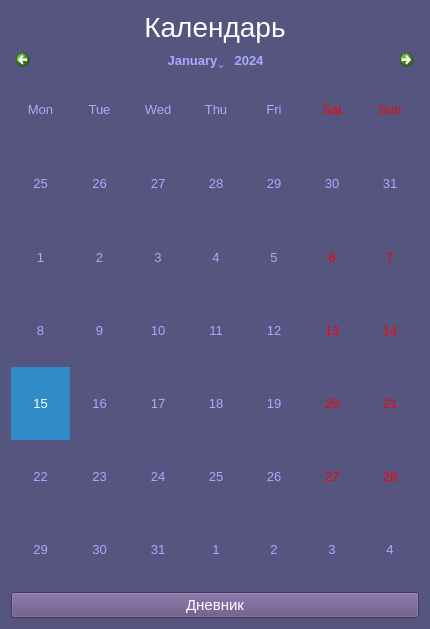
<?xml version="1.0" encoding="UTF-8"?>
<ui version="4.0">
 <class>Form</class>
 <widget class="QWidget" name="Form">
  <property name="geometry">
   <rect>
    <x>0</x>
    <y>0</y>
    <width>430</width>
    <height>629</height>
   </rect>
  </property>
  <property name="windowTitle">
   <string>Form</string>
  </property>
  <property name="styleSheet">
   <string notr="true">background-color: rgb(85, 85, 127);
</string>
  </property>
  <layout class="QHBoxLayout" name="horizontalLayout">
   <item>
    <layout class="QVBoxLayout" name="verticalLayout">
     <item>
      <widget class="QLabel" name="calendar_label">
       <property name="font">
        <font>
         <family>MS Shell Dlg 2</family>
         <pointsize>21</pointsize>
        </font>
       </property>
       <property name="styleSheet">
        <string notr="true">color: rgb(255, 255, 255);</string>
       </property>
       <property name="text">
        <string>Календарь</string>
       </property>
       <property name="alignment">
        <set>Qt::AlignCenter</set>
       </property>
      </widget>
     </item>
     <item>
      <widget class="QCalendarWidget" name="calendarWidget">
       <property name="font">
        <font>
         <pointsize>10</pointsize>
        </font>
       </property>
       <property name="styleSheet">
        <string notr="true">background-color: rgb(85, 85, 127);
alternate-background-color: rgb(85, 255, 255);
border-top-color: rgb(255, 85, 255);
color: rgb(179, 158, 200);
color: rgb(170, 170, 255);
alternate-background-color: rgb(85, 85, 127);
</string>
       </property>
       <property name="minimumDate">
        <date>
         <year>2000</year>
         <month>1</month>
         <day>1</day>
        </date>
       </property>
       <property name="maximumDate">
        <date>
         <year>3000</year>
         <month>1</month>
         <day>1</day>
        </date>
       </property>
       <property name="gridVisible">
        <bool>false</bool>
       </property>
       <property name="horizontalHeaderFormat">
        <enum>QCalendarWidget::ShortDayNames</enum>
       </property>
       <property name="verticalHeaderFormat">
        <enum>QCalendarWidget::NoVerticalHeader</enum>
       </property>
      </widget>
     </item>
     <item>
      <widget class="QPushButton" name="diary_btn">
       <property name="font">
        <font>
         <family>MS Shell Dlg 2</family>
         <pointsize>11</pointsize>
        </font>
       </property>
       <property name="styleSheet">
        <string notr="true">color: rgb(255, 255, 255);
background-color: rgb(96, 76, 127);</string>
       </property>
       <property name="text">
        <string>Дневник</string>
       </property>
      </widget>
     </item>
    </layout>
   </item>
  </layout>
 </widget>
 <resources/>
 <connections/>
</ui>
